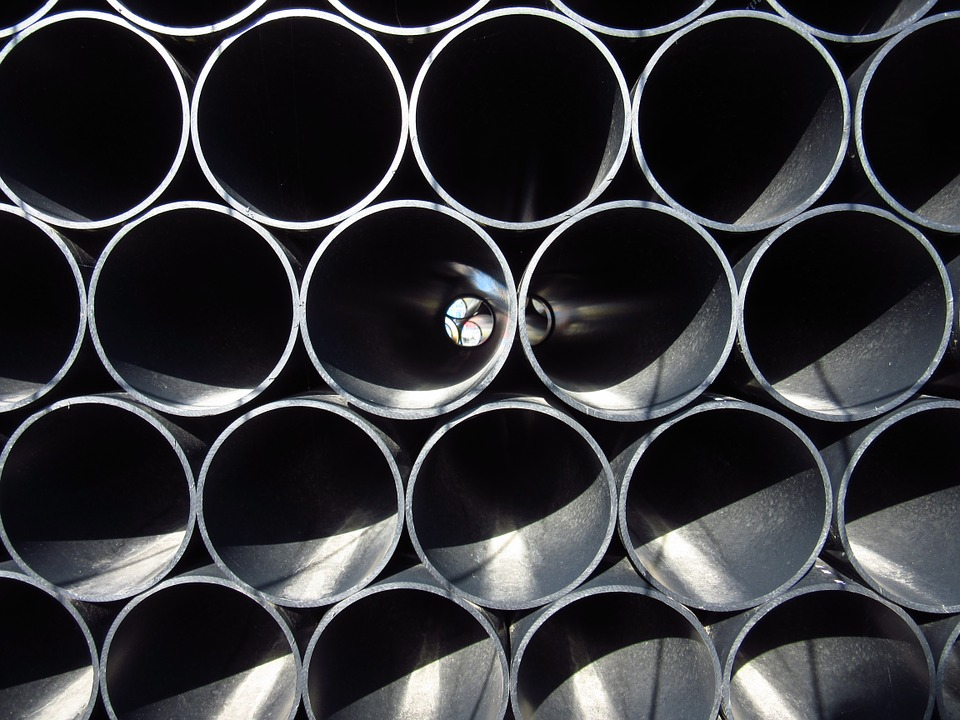
#> input picture Images/pipes.jpg, 960 x 720 px
$ python circle_finder.py
#> lines starting #> are read from the running program, lines starting #| are printed output that depends on the picture
#> further down, img is the input picture: shape (720, 960, 3); mean B, G, R 56, 52.5, 52
### commons/matplotlib_view.py
import math

# Error in MAC
import matplotlib

matplotlib.use('TkAgg')

import matplotlib.pyplot as plt

# Dynamic Image viewing in MatPlotLib
# Reads a dictionary of the format {"title" : <image mat>}
def view_image_list(imgList , title = ""):
    rowNumber = int(math.ceil(imgList.__len__() / 2.0))
    plt.subplots(nrows=rowNumber, ncols=2)

    count = 0
    for key,val in imgList.items():
        try:
            plt.subplot(rowNumber, 2, count + 1).set_title(key)
            plt.imshow(val)
            plt.xticks([]), plt.yticks([])  # to hide tick values on X and Y axis

            count += 1

        except IndexError:
            print('Index doesnt exist')

    plt.show()

# [4 lines left out: function viewSingleImage, not called in this run]

### circle_finder.py
import cv2
from commons import matplotlib_view


def findCircle(circleImg):

    grayscale_img = cv2.cvtColor(circleImg, cv2.COLOR_BGR2GRAY)
    resized_image = cv2.resize(grayscale_img,(640,480),interpolation= cv2.INTER_AREA )
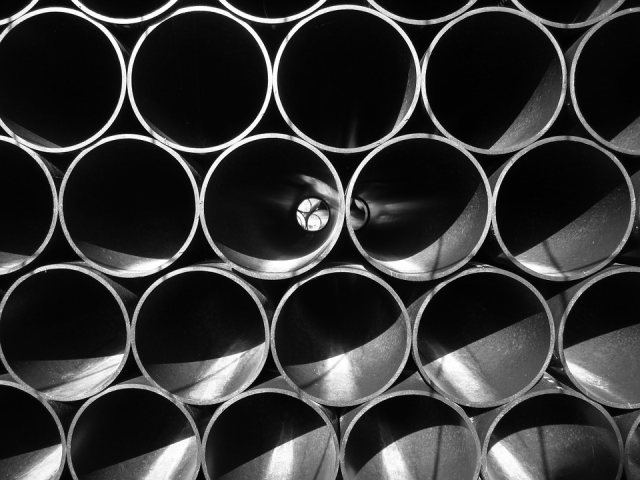
#> resized_image: shape (480, 640); min 1, max 255, mean 52.8

    blurred_img = cv2.medianBlur(resized_image,5 )

    circles = cv2.HoughCircles(blurred_img, cv2.HOUGH_GRADIENT, 1, 100,
                               param1=50, param2=50, minRadius=40, maxRadius=200)
#> circles = 18 rows, first 8: [418.5, 206.5, 73.9], [271.5, 206.5, 72.7], [345.5, 78.5, 69], [198.5, 78.5, 68.5], [484.5, 339.5, 67.4], [199.5, 334.5, 65.1], [127.5, 202.5, 69], [560.5, 205.5, 74.8]

    color_img = cv2.cvtColor(blurred_img,cv2.COLOR_GRAY2RGB)

    for i in circles[0, :]:
        # draw the outer circle
        cv2.circle(color_img, (i[0], i[1]), i[2], (255, 0, 0), 2)
        # draw the center of the circle
        cv2.circle(color_img, (i[0], i[1]), 2, (0, 0, 255), 3)
#> this loop made 18 passes
#> i on passes 1 to 12: [418.5, 206.5, 73.9], [271.5, 206.5, 72.7], [345.5, 78.5, 69], [198.5, 78.5, 68.5], [484.5, 339.5, 67.4], [199.5, 334.5, 65.1], [127.5, 202.5, 69], [560.5, 205.5, 74.8], [494.5, 77.5, 71.5], [341.5, 338.5, 67.4], [60.5, 334.5, 70], [55.5, 79.5, 67.9]
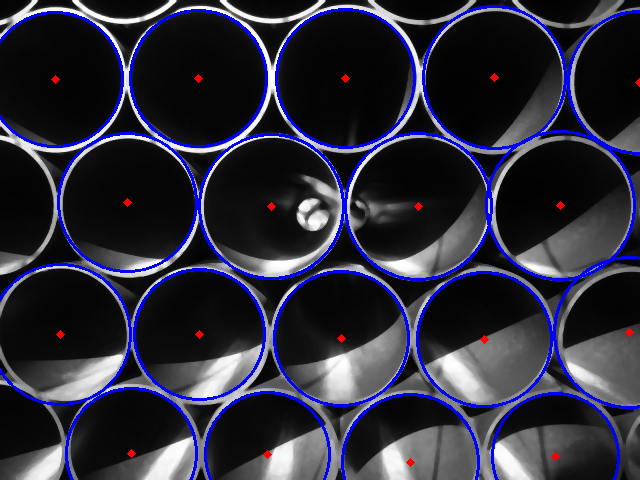
#> color_img: shape (480, 640, 3); mean B, G, R 61.3, 45.3, 45.9

    image_list = {}
    image_list["Normal"] = circleImg
    image_list["Circle Finder"] = color_img

    matplotlib_view.view_image_list(image_list)
#> in view_image_list, `rowNumber = int(math.ceil(imgList.__len__() / 2.0))`: rowNumber = 1
#> the loop in view_image_list, `for key,val in imgList.items():` made 2 passes
#> (key, count) on passes 1 to 2: ('Normal', 1), ('Circle Finder', 2)
#> after the loop in view_image_list, `for key,val in imgList.items():`: count = 2
#> in view_image_list, `plt.show()`:
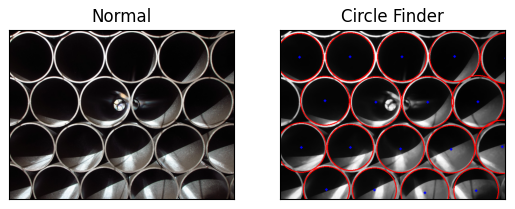
#> figure drawn by matplotlib, 2 panels; B, G, R data is drawn as R, G, B

if __name__ == "__main__":

    IMAGE_PATH = "Images/pipes.jpg"

    img = cv2.imread(IMAGE_PATH, cv2.IMREAD_UNCHANGED)
    findCircle(img)
